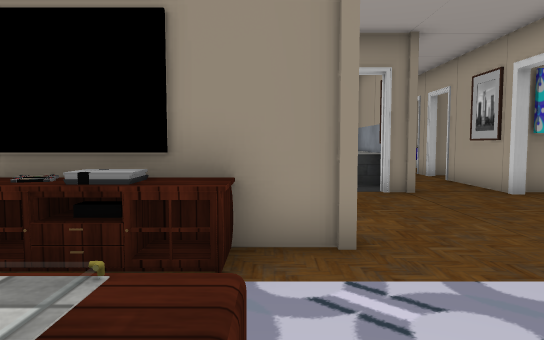
[1] (above)

19 first-person views from a walk through a 3-D level made in the Unity game engine. The camera is 1.2 m above the floor, tilts 4° down and sees 70° across. Doors are open. The floor is counted in squares, 1 m on a side. Each view is taken from the middle of a square. On the plan, view 1 faces up. The plan holds only what a view shows up to about 15 squares ahead; the rest is blank. Some surface patterns are stand-ins.

[2]
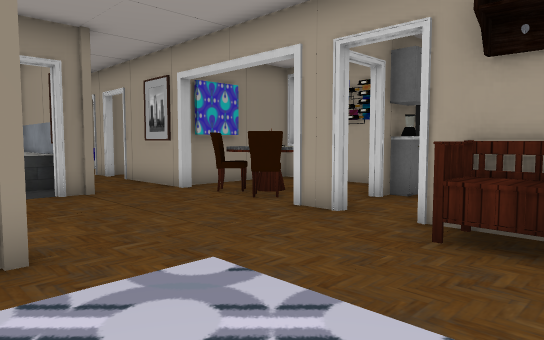

[3]
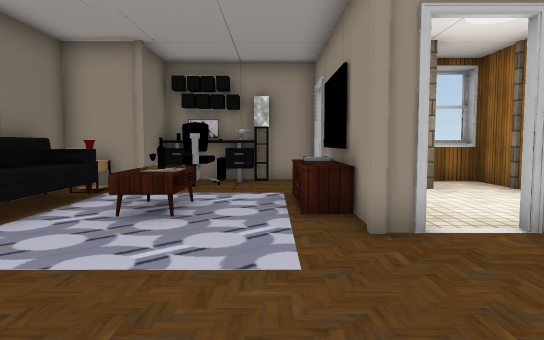

[4]
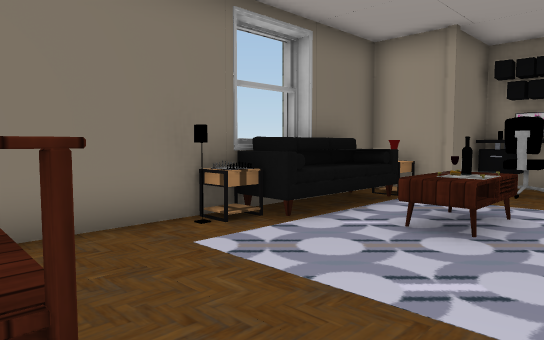

[5]
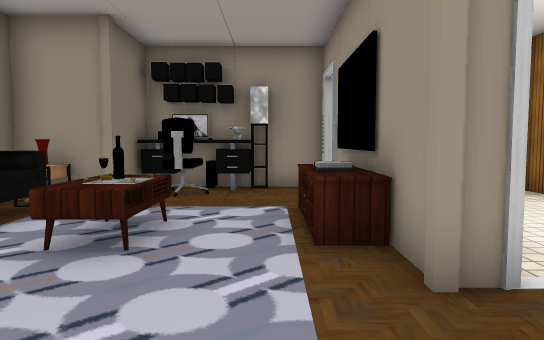

[6]
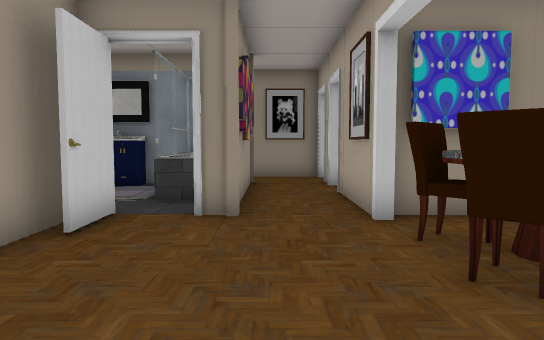

[7]
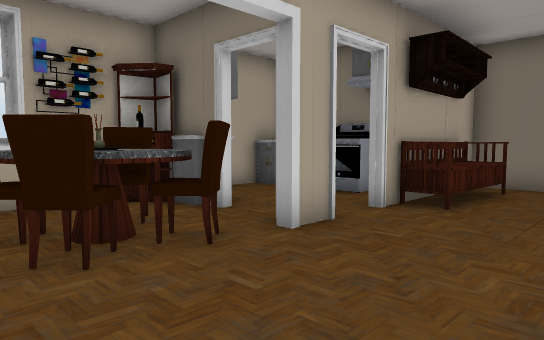

[8]
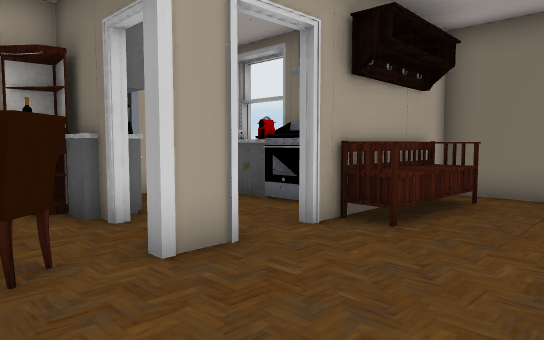

[9]
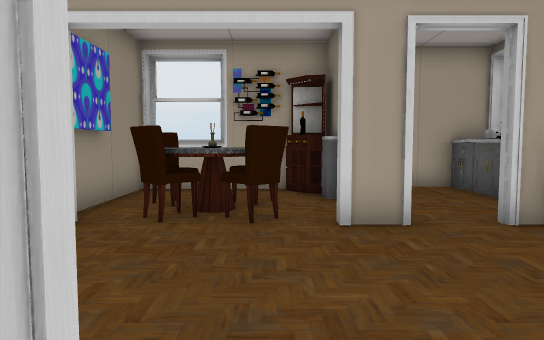

[10]
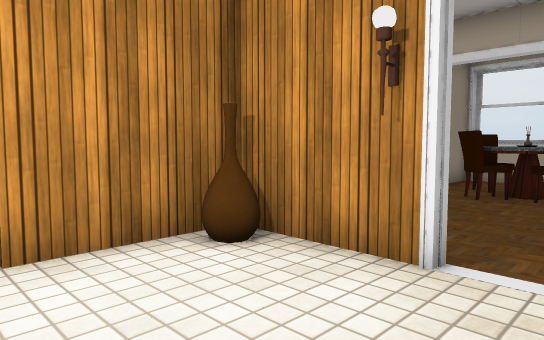

[11]
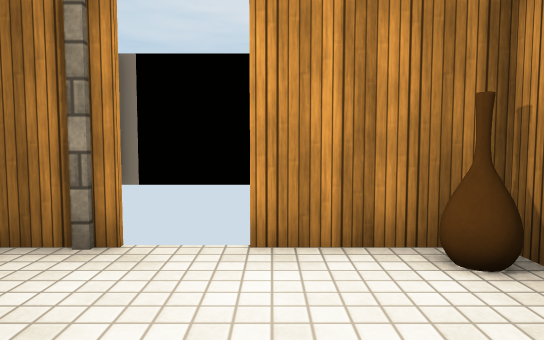

[12]
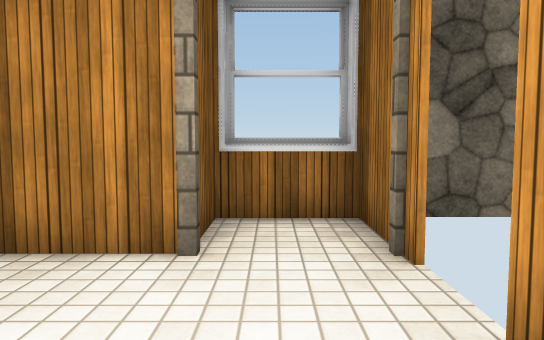

[13]
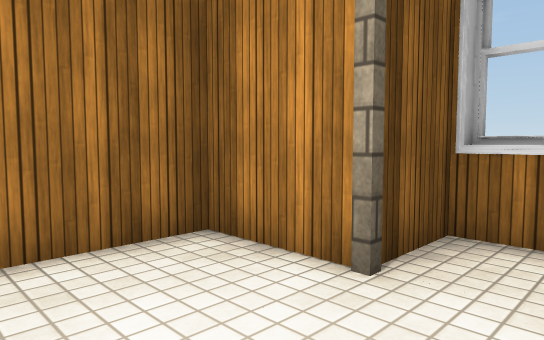

[14]
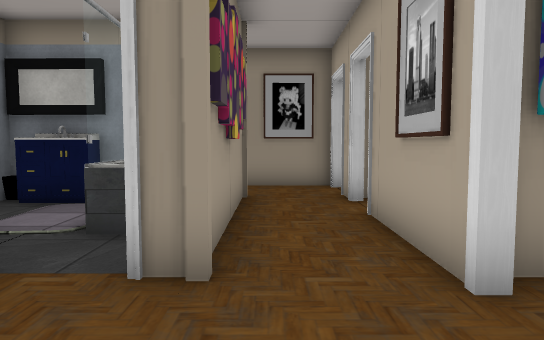

[15]
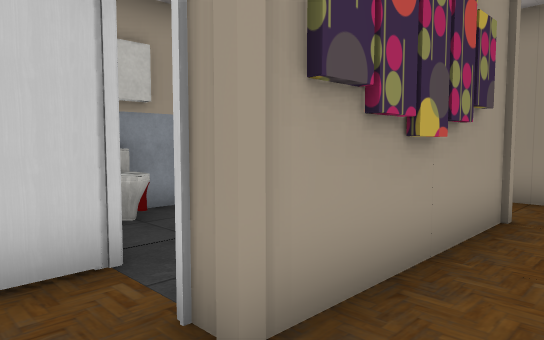

[16]
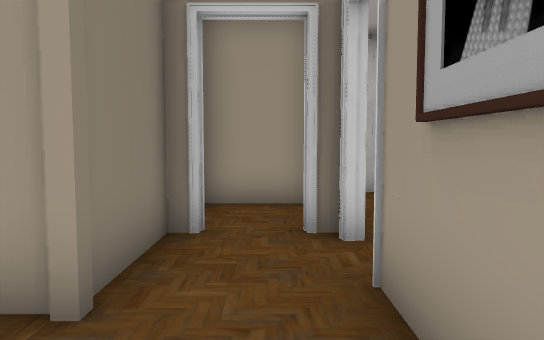

[17]
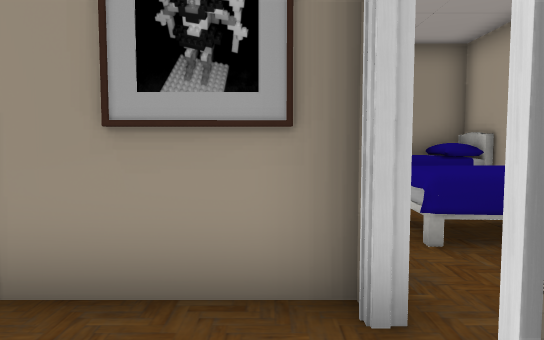

[18]
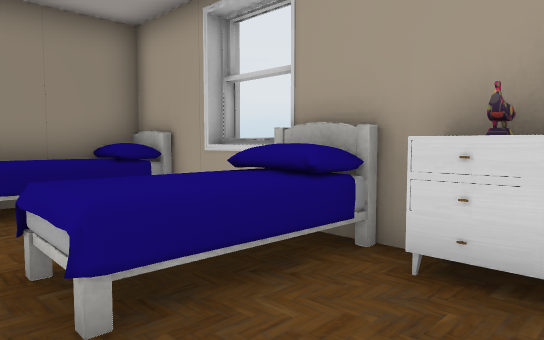

[19]
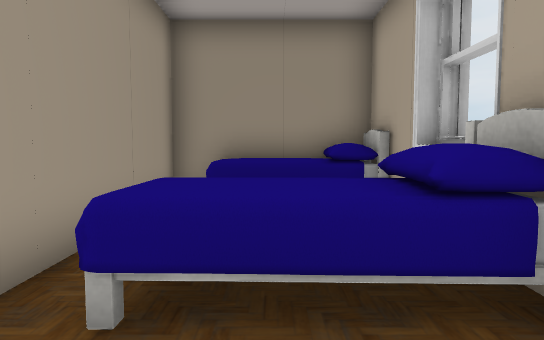

### Floor plan
Points are (right, up) in squares from view 1. A wall is a line through its corners. A room is listed if a view was taken in it or the views show most of it. See-through windows are left out.
Room 1 (views 1, 2, 4, 5, 6, 7, 8, 9, 10, 11, 12, 13, 14, 15)
walls: (0.9, 5.1) (0.9, 4.4) (-0.5, 4.4); (0.6, 6.5) (0.6, 9.4) (-2.3, 9.4); (-3.4, 4.4) (-4.7, 4.4); (5.7, 3.9) (5.7, 5) (6, 5); (0.9, 8.9) (0.9, 6.5); (1.4, 9.7) (1.4, 8); (-4.2, 6.6) (-4.2, 4.6) (-3.4, 4.6); (3.4, 9.4) (2.6, 9.4); (2.5, -2.4) (5.7, -2.4) (5.7, 2.5); (7.6, 4.6) (9.5, 4.6); (-0.3, -2.7) (0.2, -2.7); (6, 9) (5.7, 9); (-3.6, 9.4) (-6.4, 9.4) (-6.4, 7.1) (-4.4, 7.1); (-6.1, 3) (-6.1, 2.5); (3.1, 11) (1.5, 11); (8.3, 4.8) (9.3, 4.8); (-6.7, 4.5) (-6.7, -0.4) (-4.5, -0.4); (-6.1, 9.5) (-6.1, 7); (10.1, 5.5) (10.1, 9.4) (6, 9.4); (10.4, 7.2) (10.4, 8.6)
ways out: opening at (6, 3) to room 2; opening at (7, 4) to room 2; opening at (4.5, 10.5) to room 4; opening at (-1, 9); open door at (-5.5, 4); open door at (1, 5.5)
objects: other object (-6, 1); other object (-6, 2); other object (-5, 1); other object (-4, -2) to (-3, -1); other object (-4, 0); other object (-4, 7); other object (-4, 9); other object (-3, 4); other object (-2, -3); other object (-2, -2) to (0, -1); other object (-2, 1); other object (-2, 4) to (-1, 4); other object (-1, 1); other object (0, 1); other object (0, 4); other object (0, 9); other object (1, -2); other object (1, 4); other object (2, -2); other object (3, 9); other object (5, -1) to (5, 2); other object (6, 6); other object (6, 6) to (8, 8); other object (6, 8); other object (8, 6); other object (8, 8)
Room 2 (view 3)
walls: (5.7, 2.5) (6, 2.5); (9.5, 0.6) (9.5, 1.1)
ways out: opening at (6, 3) to room 1; opening at (7, 4) to room 1; opening at (9, 2.5)
objects: other object (7, 1) to (8, 1); other object (8, 4)
Room 3 (views 16, 18, 19)
walls: (10.4, 20.2) (10.4, 21.7); (10.1, 17.4) (10.1, 24.4) (5.9, 24.4) (5.9, 19); (6, 16.5) (5.7, 16.5)
ways out: opening at (6, 16) to room 5
objects: other object (7, 18) to (10, 20); other object (7, 23) to (10, 24); other object (9, 16) to (10, 17)
Room 4 (view 17)
walls: (3.1, 11) (3.1, 12.4); (3.4, 14.5) (3.4, 9.4); (5.7, 9) (5.7, 12.6)
ways out: opening at (4.5, 10.5) to room 1; opening at (4.5, 13.5) to room 5; open door at (6.5, 13)
Room 5 (no view inside)
walls: (5.7, 16.9) (2.8, 16.9); (5.7, 14) (5.7, 15.1)
ways out: opening at (6, 16) to room 3; opening at (4.5, 13.5) to room 4; opening at (3, 15.5)
objects: other object (3, 15)

Positions as (right, up) in squares from view 1, and headings:
1: (0, 0), facing up
2: (0, 0), facing up-right
3: (6, 3), facing left
4: (5, 3), facing down-left
5: (4, 3), facing left
6: (4, 3), facing up
7: (2, 9), facing down-right
8: (2, 7), facing down-right
9: (0, 6), facing right
10: (-3, 5), facing up-right
11: (-2, 5), facing up
12: (0, 8), facing left
13: (-1, 9), facing down-left
14: (4, 6), facing up
15: (5, 8), facing up-left
16: (6, 16), facing left
17: (5, 14), facing up
18: (6, 16), facing up-right
19: (8, 16), facing up
